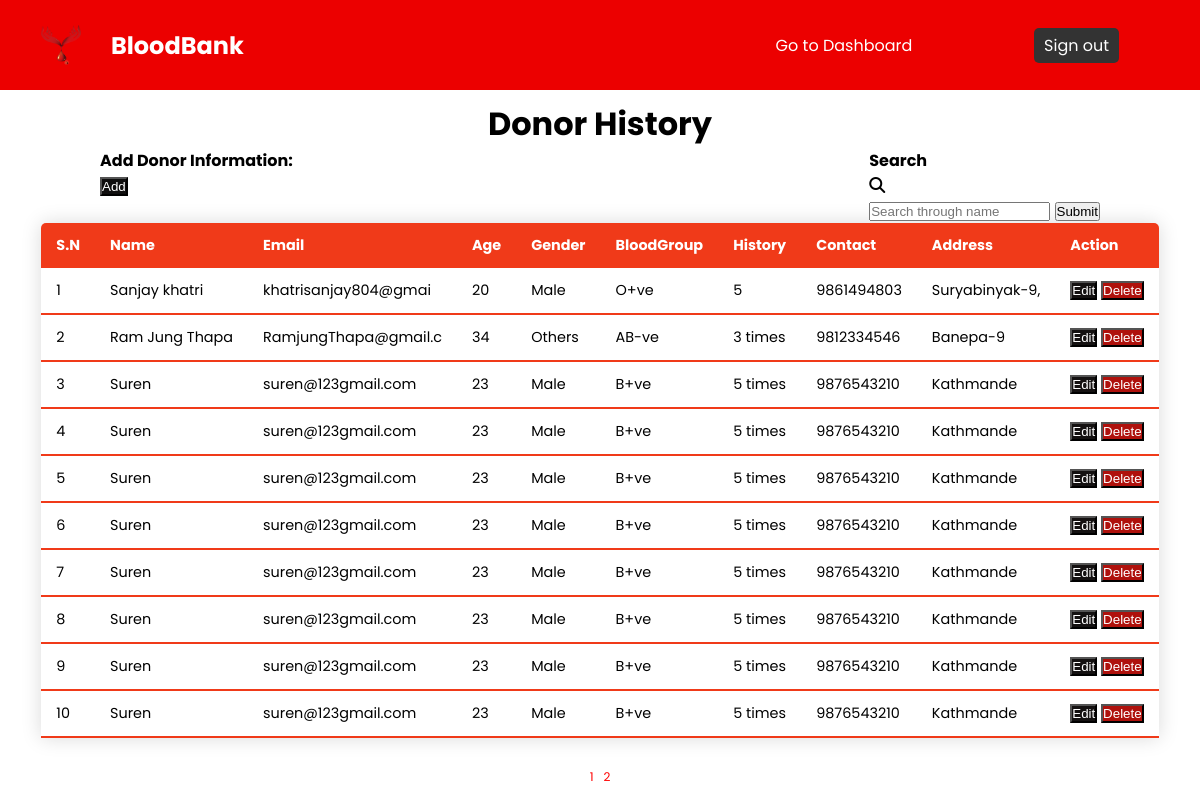
The page /admin/admindonorHistory.php on the database its author committed.
### tables this page shows
CREATE TABLE `donorhistory` (
  `Id` int(11) NOT NULL,
  `Name` varchar(40) NOT NULL,
  `Email` varchar(20) NOT NULL,
  `Age` int(11) NOT NULL,
  `Gender` varchar(10) NOT NULL,
  `BloodGroup` varchar(10) NOT NULL,
  `History` varchar(20) NOT NULL,
  `Contact` varchar(10) NOT NULL,
  `Address` varchar(40) NOT NULL
);

### admin/admindonorHistory.php (the view, shortened to what this page needs)
<!DOCTYPE html>
<html lang="en">
<head>
    <link rel="stylesheet" href="../css/table.css">
</head>
<body>
    <?php include ('adminHeader.php')?>
    <div class="title">
        <h1>Donor History</h1>
    </div>
    <div class="addInfo">
        <h4>Add Donor Information:</h4>
        <button class="add" ><a href="add.php">Add</a></button>
    </div>
    <div class="search">
        <h4>Search</h4>
        <i class="fa-solid fa-magnifying-glass"></i>
        <form action="admindonorHistory.php" method="get">
            <input type="text" name="search" value="" placeholder="Search through name">
            <button type="submit">Submit</button>
        </form>
    </div>
    <center>
    <table class="content-table">
        <thead>
            <tr>
                <th>S.N</th>
                <th>Name</th>
                <th>Email</th>
                <th>Age</th>
                <th>Gender</th>
                <th>BloodGroup</th>
                <th>History</th>
                <th>Contact</th>
                <th>Address</th>
                <th>Action</th>
            </tr>
        </thead>
    <?php
    include "../connection/config.php";
    $data_per_page= 10;
            if(isset($_GET['pages'])){
                $page  = $_GET["pages"];
            }
            else {
                $page = 1;
            }
            $start_from=($page-1)*$data_per_page;
            if(isset($_GET['search'])){
                $search = $_GET['search'];
            }else{
                $search="";
            }
             $sql = "select * from `donorhistory` where  name like '%$search%' limit $start_from,$data_per_page";
            $result = mysqli_query($conn, $sql);
            if(mysqli_num_rows($result)){
                if(isset($_GET['pages'])){
                $i = (($_GET['pages']-1)*10)+1;
                }else{
                    $i=1;
                }
                while($row = mysqli_fetch_assoc($result)){
?>
    <tbody>
    <tr>
        <td><?php echo $i;?></td>
        <td><?php echo $row ['Name']?></td>
        <td><?php echo $row ['Email']?></td>
        <td><?php echo $row ['Age']?></td>
        <td><?php echo $row ['Gender']?></td>
        <td><?php echo $row ['BloodGroup']?></td>
        <td><?php echo $row ['History']?></td>
        <td><?php echo $row ['Contact']?></td>
        <td><?php echo $row ['Address']?></td>
        <td>
            <button class="edit">
                <a href="edit.php?id=<?php echo $row['Id'];?>">Edit</a>
            </button>
            <button class="delete">
                <a href="delete.php?id=<?php echo $row['Id'];?>" onclick="return confirm('Do you want to delete ?')";>Delete</a>
            </button>
        </td>
    </tr>
        <?php
        $i++;
        }
    }else{
        ?>
        <tr><td colspan="5">No Records found
        <?php }
        ?>
    </tbody>
    </table>
    <?php
        $sql = "select * from `donorhistory`";
        $result = mysqli_query($conn,$sql);
        $total_data = mysqli_num_rows($result);
        $total_pages = ceil($total_data/$data_per_page);
        for($i=1;$i<=$total_pages;$i++){
            echo '<a style="font-size:12px;color:red;padding: 5px;bottom:0;" href="admindonorHistory.php?pages='.$i.'&search='.$_GET['search'].'   ">'.$i.'</a>';
        }
    ?>
    </center>
</body>
</html>

### css/table.css (style rules this page uses)
.title { padding-top: 100px; text-align: center; }
.content-table { border-collapse: collapse; margin: 25px 0; font-size: 0.9em; min-width: 400px; border-radius: 5px 5px 0 0; overflow: hidden; box-shadow: 0 0 20px rgb(0,0,0,0.15); }
.content-table thead tr { background-color: #f03a19; color: #ffffff; text-align: left; font-weight: bold; }
.content-table th, .content-table td { padding: 12px 15px; word-wrap: break-word; }
.content-table tbody tr { border-bottom: 1px solid #dddddd; }
.content-table tbody tr:last-of-type { border-bottom: 2px solid #f03a19; }
a { text-decoration: none; color: white; }
.edit { background-color: rgb(20, 17, 17); }
.delete { background-color: rgb(175, 17, 12); }
.add { background-color: rgb(15, 14, 14); }

### css/adminHeader.css (style rules this page uses)
* { margin:0; padding:0; box-sizing:border-box; }
body { font-family:"Poppins", sans-serif; }

### admin/admindonorHistory.php (style rules this page uses)
.addInfo { display: inline-block; margin-left: 100px; }
.search { display: inline-block; float: right; margin-right: 100px; }

### rows shown on the page
donorhistory: Name "Sanjay khatri", Email "khatrisanjay804@gmai", Age "20", Gender "Male", BloodGroup "O+ve", History "5", Contact "9861494803", Address "Suryabinyak-9,"
donorhistory: Name "Ram Jung Thapa", Email "RamjungThapa@gmail.c", Age "34", Gender "Others", BloodGroup "AB-ve", History "3 times", Contact "9812334546", Address "Banepa-9"
donorhistory: Name "Suren", Email "suren@123gmail.com", Age "23", Gender "Male", BloodGroup "B+ve", History "5 times", Contact "9876543210", Address "Kathmande"
donorhistory: Name "Suren", Email "suren@123gmail.com", Age "23", Gender "Male", BloodGroup "B+ve", History "5 times", Contact "9876543210", Address "Kathmande"
donorhistory: Name "Suren", Email "suren@123gmail.com", Age "23", Gender "Male", BloodGroup "B+ve", History "5 times", Contact "9876543210", Address "Kathmande"
donorhistory: Name "Suren", Email "suren@123gmail.com", Age "23", Gender "Male", BloodGroup "B+ve", History "5 times", Contact "9876543210", Address "Kathmande"
donorhistory: Name "Suren", Email "suren@123gmail.com", Age "23", Gender "Male", BloodGroup "B+ve", History "5 times", Contact "9876543210", Address "Kathmande"
donorhistory: Name "Suren", Email "suren@123gmail.com", Age "23", Gender "Male", BloodGroup "B+ve", History "5 times", Contact "9876543210", Address "Kathmande"
donorhistory: Name "Suren", Email "suren@123gmail.com", Age "23", Gender "Male", BloodGroup "B+ve", History "5 times", Contact "9876543210", Address "Kathmande"
donorhistory: Name "Suren", Email "suren@123gmail.com", Age "23", Gender "Male", BloodGroup "B+ve", History "5 times", Contact "9876543210", Address "Kathmande"
